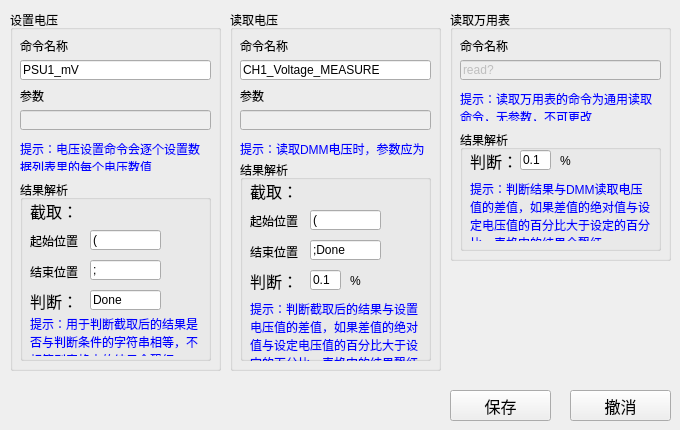
     <widget class="QWidget" name="TestRelevantCmd">
      <attribute name="title">
       <string>测试相关命令</string>
      </attribute>
      <widget class="QGroupBox" name="groupBox_7">
       <property name="geometry">
        <rect>
         <x>10</x>
         <y>10</y>
         <width>211</width>
         <height>361</height>
        </rect>
       </property>
       <property name="title">
        <string>设置电压</string>
       </property>
       <widget class="QLineEdit" name="lineEditCh1TestSetCmd">
        <property name="geometry">
         <rect>
          <x>10</x>
          <y>50</y>
          <width>191</width>
          <height>20</height>
         </rect>
        </property>
        <property name="text">
         <string>PSU1_mV</string>
        </property>
       </widget>
       <widget class="QLabel" name="label_32">
        <property name="geometry">
         <rect>
          <x>10</x>
          <y>30</y>
          <width>54</width>
          <height>12</height>
         </rect>
        </property>
        <property name="text">
         <string>命令名称</string>
        </property>
       </widget>
       <widget class="QLabel" name="label_33">
        <property name="geometry">
         <rect>
          <x>10</x>
          <y>80</y>
          <width>54</width>
          <height>12</height>
         </rect>
        </property>
        <property name="text">
         <string>参数</string>
        </property>
       </widget>
       <widget class="QLineEdit" name="lineEditCh1TestSetParam">
        <property name="enabled">
         <bool>false</bool>
        </property>
        <property name="geometry">
         <rect>
          <x>10</x>
          <y>100</y>
          <width>191</width>
          <height>20</height>
         </rect>
        </property>
       </widget>
       <widget class="QLabel" name="label_37">
        <property name="geometry">
         <rect>
          <x>10</x>
          <y>130</y>
          <width>191</width>
          <height>31</height>
         </rect>
        </property>
        <property name="styleSheet">
         <string notr="true">color: rgb(0, 0, 255);</string>
        </property>
        <property name="text">
         <string>提示：电压设置命令会逐个设置数据列表里的每个电压数值</string>
        </property>
        <property name="alignment">
         <set>Qt::AlignLeading|Qt::AlignLeft|Qt::AlignTop</set>
        </property>
        <property name="wordWrap">
         <bool>true</bool>
        </property>
       </widget>
       <widget class="QGroupBox" name="groupBox_8">
        <property name="geometry">
         <rect>
          <x>10</x>
          <y>170</y>
          <width>191</width>
          <height>181</height>
         </rect>
        </property>
        <property name="title">
         <string>结果解析</string>
        </property>
        <widget class="QLabel" name="label_38">
         <property name="geometry">
          <rect>
           <x>10</x>
           <y>20</y>
           <width>54</width>
           <height>21</height>
          </rect>
         </property>
         <property name="font">
          <font>
           <family>Arial Unicode MS</family>
           <pointsize>12</pointsize>
          </font>
         </property>
         <property name="text">
          <string>截取：</string>
         </property>
        </widget>
        <widget class="QLabel" name="label_39">
         <property name="geometry">
          <rect>
           <x>10</x>
           <y>50</y>
           <width>54</width>
           <height>21</height>
          </rect>
         </property>
         <property name="text">
          <string>起始位置</string>
         </property>
        </widget>
        <widget class="QLineEdit" name="lineEditCh1TestSetStart">
         <property name="geometry">
          <rect>
           <x>70</x>
           <y>50</y>
           <width>71</width>
           <height>20</height>
          </rect>
         </property>
         <property name="text">
          <string>(</string>
         </property>
        </widget>
        <widget class="QLabel" name="label_40">
         <property name="geometry">
          <rect>
           <x>10</x>
           <y>81</y>
           <width>54</width>
           <height>21</height>
          </rect>
         </property>
         <property name="text">
          <string>结束位置</string>
         </property>
        </widget>
        <widget class="QLineEdit" name="lineEditCh1TestSetEnd">
         <property name="geometry">
          <rect>
           <x>70</x>
           <y>80</y>
           <width>71</width>
           <height>20</height>
          </rect>
         </property>
         <property name="text">
          <string>;</string>
         </property>
        </widget>
        <widget class="QLabel" name="label_41">
         <property name="geometry">
          <rect>
           <x>10</x>
           <y>110</y>
           <width>54</width>
           <height>21</height>
          </rect>
         </property>
         <property name="font">
          <font>
           <family>Arial Unicode MS</family>
           <pointsize>12</pointsize>
          </font>
         </property>
         <property name="text">
          <string>判断：</string>
         </property>
        </widget>
        <widget class="QLineEdit" name="lineEditCh1TestSetJudge">
         <property name="geometry">
          <rect>
           <x>70</x>
           <y>110</y>
           <width>71</width>
           <height>20</height>
          </rect>
         </property>
         <property name="text">
          <string>Done</string>
         </property>
        </widget>
        <widget class="QLabel" name="label_42">
         <property name="geometry">
          <rect>
           <x>10</x>
           <y>135</y>
           <width>171</width>
           <height>41</height>
          </rect>
         </property>
         <property name="styleSheet">
          <string notr="true">color: rgb(0, 0, 255);</string>
         </property>
         <property name="text">
          <string>提示：用于判断截取后的结果是否与判断条件的字符串相等，不相等则表格中的结果会飘红</string>
         </property>
         <property name="alignment">
          <set>Qt::AlignLeading|Qt::AlignLeft|Qt::AlignTop</set>
         </property>
         <property name="wordWrap">
          <bool>true</bool>
         </property>
        </widget>
       </widget>
      </widget>
      <widget class="QGroupBox" name="groupBox_9">
       <property name="geometry">
        <rect>
         <x>230</x>
         <y>10</y>
         <width>211</width>
         <height>361</height>
        </rect>
       </property>
       <property name="title">
        <string>读取电压</string>
       </property>
       <widget class="QLabel" name="label_43">
        <property name="geometry">
         <rect>
          <x>10</x>
          <y>30</y>
          <width>54</width>
          <height>12</height>
         </rect>
        </property>
        <property name="text">
         <string>命令名称</string>
        </property>
       </widget>
       <widget class="QLineEdit" name="lineEditCh1TestDMMCmd">
        <property name="geometry">
         <rect>
          <x>10</x>
          <y>50</y>
          <width>191</width>
          <height>20</height>
         </rect>
        </property>
        <property name="text">
         <string>CH1_Voltage_MEASURE</string>
        </property>
       </widget>
       <widget class="QLabel" name="label_44">
        <property name="geometry">
         <rect>
          <x>10</x>
          <y>80</y>
          <width>54</width>
          <height>12</height>
         </rect>
        </property>
        <property name="text">
         <string>参数</string>
        </property>
       </widget>
       <widget class="QLineEdit" name="lineEditCh1TestDMMParam">
        <property name="enabled">
         <bool>false</bool>
        </property>
        <property name="geometry">
         <rect>
          <x>10</x>
          <y>100</y>
          <width>191</width>
          <height>20</height>
         </rect>
        </property>
       </widget>
       <widget class="QLabel" name="label_45">
        <property name="geometry">
         <rect>
          <x>10</x>
          <y>130</y>
          <width>191</width>
          <height>21</height>
         </rect>
        </property>
        <property name="styleSheet">
         <string notr="true">color: rgb(0, 0, 255);</string>
        </property>
        <property name="text">
         <string>提示：读取DMM电压时，参数应为空</string>
        </property>
        <property name="alignment">
         <set>Qt::AlignLeading|Qt::AlignLeft|Qt::AlignTop</set>
        </property>
        <property name="wordWrap">
         <bool>true</bool>
        </property>
       </widget>
       <widget class="QGroupBox" name="groupBox_10">
        <property name="geometry">
         <rect>
          <x>10</x>
          <y>150</y>
          <width>191</width>
          <height>201</height>
         </rect>
        </property>
        <property name="title">
         <string>结果解析</string>
        </property>
        <widget class="QLabel" name="label_46">
         <property name="geometry">
          <rect>
           <x>10</x>
           <y>20</y>
           <width>54</width>
           <height>21</height>
          </rect>
         </property>
         <property name="font">
          <font>
           <family>Arial Unicode MS</family>
           <pointsize>12</pointsize>
          </font>
         </property>
         <property name="text">
          <string>截取：</string>
         </property>
        </widget>
        <widget class="QLabel" name="label_47">
         <property name="geometry">
          <rect>
           <x>10</x>
           <y>50</y>
           <width>54</width>
           <height>21</height>
          </rect>
         </property>
         <property name="text">
          <string>起始位置</string>
         </property>
        </widget>
        <widget class="QLineEdit" name="lineEditCh1TestDMMStart">
         <property name="geometry">
          <rect>
           <x>70</x>
           <y>50</y>
           <width>71</width>
           <height>20</height>
          </rect>
         </property>
         <property name="text">
          <string>(</string>
         </property>
        </widget>
        <widget class="QLabel" name="label_48">
         <property name="geometry">
          <rect>
           <x>10</x>
           <y>81</y>
           <width>54</width>
           <height>21</height>
          </rect>
         </property>
         <property name="text">
          <string>结束位置</string>
         </property>
        </widget>
        <widget class="QLineEdit" name="lineEditCh1TestDMMEnd">
         <property name="geometry">
          <rect>
           <x>70</x>
           <y>80</y>
           <width>71</width>
           <height>20</height>
          </rect>
         </property>
         <property name="text">
          <string>;Done</string>
         </property>
        </widget>
        <widget class="QLabel" name="label_49">
         <property name="geometry">
          <rect>
           <x>10</x>
           <y>110</y>
           <width>54</width>
           <height>21</height>
          </rect>
         </property>
         <property name="font">
          <font>
           <family>Arial Unicode MS</family>
           <pointsize>12</pointsize>
          </font>
         </property>
         <property name="text">
          <string>判断：</string>
         </property>
        </widget>
        <widget class="QLineEdit" name="lineEditCh1TestDMMJudge">
         <property name="geometry">
          <rect>
           <x>70</x>
           <y>110</y>
           <width>31</width>
           <height>20</height>
          </rect>
         </property>
         <property name="text">
          <string>0.1</string>
         </property>
         <property name="placeholderText">
          <string/>
         </property>
        </widget>
        <widget class="QLabel" name="label_50">
         <property name="geometry">
          <rect>
           <x>110</x>
           <y>110</y>
           <width>21</width>
           <height>21</height>
          </rect>
         </property>
         <property name="text">
          <string>%</string>
         </property>
        </widget>
        <widget class="QLabel" name="label_51">
         <property name="geometry">
          <rect>
           <x>10</x>
           <y>140</y>
           <width>171</width>
           <height>61</height>
          </rect>
         </property>
         <property name="styleSheet">
          <string notr="true">color: rgb(0, 0, 255);</string>
         </property>
         <property name="text">
          <string>提示：判断截取后的结果与设置电压值的差值，如果差值的绝对值与设定电压值的百分比大于设定的百分比，表格中的结果飘红</string>
         </property>
         <property name="alignment">
          <set>Qt::AlignLeading|Qt::AlignLeft|Qt::AlignTop</set>
         </property>
         <property name="wordWrap">
          <bool>true</bool>
         </property>
        </widget>
       </widget>
      </widget>
      <widget class="QGroupBox" name="groupBox_11">
       <property name="geometry">
        <rect>
         <x>450</x>
         <y>10</y>
         <width>221</width>
         <height>251</height>
        </rect>
       </property>
       <property name="title">
        <string>读取万用表</string>
       </property>
       <widget class="QLabel" name="label_52">
        <property name="geometry">
         <rect>
          <x>10</x>
          <y>30</y>
          <width>54</width>
          <height>12</height>
         </rect>
        </property>
        <property name="text">
         <string>命令名称</string>
        </property>
       </widget>
       <widget class="QLineEdit" name="lineEditCh1TestMeterCmd">
        <property name="enabled">
         <bool>false</bool>
        </property>
        <property name="geometry">
         <rect>
          <x>10</x>
          <y>50</y>
          <width>201</width>
          <height>20</height>
         </rect>
        </property>
        <property name="text">
         <string>read?</string>
        </property>
       </widget>
       <widget class="QLabel" name="label_53">
        <property name="geometry">
         <rect>
          <x>10</x>
          <y>80</y>
          <width>201</width>
          <height>31</height>
         </rect>
        </property>
        <property name="styleSheet">
         <string notr="true">color: rgb(0, 0, 255);</string>
        </property>
        <property name="text">
         <string>提示：读取万用表的命令为通用读取命令，无参数，不可更改</string>
        </property>
        <property name="alignment">
         <set>Qt::AlignLeading|Qt::AlignLeft|Qt::AlignTop</set>
        </property>
        <property name="wordWrap">
         <bool>true</bool>
        </property>
       </widget>
       <widget class="QGroupBox" name="groupBox_12">
        <property name="geometry">
         <rect>
          <x>10</x>
          <y>120</y>
          <width>201</width>
          <height>121</height>
         </rect>
        </property>
        <property name="title">
         <string>结果解析</string>
        </property>
        <widget class="QLabel" name="label_54">
         <property name="geometry">
          <rect>
           <x>10</x>
           <y>20</y>
           <width>54</width>
           <height>21</height>
          </rect>
         </property>
         <property name="font">
          <font>
           <family>Arial Unicode MS</family>
           <pointsize>12</pointsize>
          </font>
         </property>
         <property name="text">
          <string>判断：</string>
         </property>
        </widget>
        <widget class="QLineEdit" name="lineEditCh1TestMeterJudge">
         <property name="geometry">
          <rect>
           <x>60</x>
           <y>20</y>
           <width>31</width>
           <height>20</height>
          </rect>
         </property>
         <property name="text">
          <string>0.1</string>
         </property>
         <property name="placeholderText">
          <string/>
         </property>
        </widget>
        <widget class="QLabel" name="label_55">
         <property name="geometry">
          <rect>
           <x>100</x>
           <y>20</y>
           <width>21</width>
           <height>21</height>
          </rect>
         </property>
         <property name="text">
          <string>%</string>
         </property>
        </widget>
        <widget class="QLabel" name="label_56">
         <property name="geometry">
          <rect>
           <x>10</x>
           <y>50</y>
           <width>181</width>
           <height>61</height>
          </rect>
         </property>
         <property name="styleSheet">
          <string notr="true">color: rgb(0, 0, 255);</string>
         </property>
         <property name="text">
          <string>提示：判断结果与DMM读取电压值的差值，如果差值的绝对值与设定电压值的百分比大于设定的百分比，表格中的结果会飘红</string>
         </property>
         <property name="alignment">
          <set>Qt::AlignLeading|Qt::AlignLeft|Qt::AlignTop</set>
         </property>
         <property name="wordWrap">
          <bool>true</bool>
         </property>
        </widget>
       </widget>
      </widget>
      <widget class="QPushButton" name="pushBtnCh1TestSave">
       <property name="geometry">
        <rect>
         <x>450</x>
         <y>390</y>
         <width>101</width>
         <height>31</height>
        </rect>
       </property>
       <property name="font">
        <font>
         <family>楷体</family>
         <pointsize>12</pointsize>
        </font>
       </property>
       <property name="text">
        <string>保存</string>
       </property>
      </widget>
      <widget class="QPushButton" name="pushBtnCh1TestUndo">
       <property name="geometry">
        <rect>
         <x>570</x>
         <y>390</y>
         <width>101</width>
         <height>31</height>
        </rect>
       </property>
       <property name="font">
        <font>
         <family>楷体</family>
         <pointsize>12</pointsize>
        </font>
       </property>
       <property name="text">
        <string>撤消</string>
       </property>
      </widget>
     </widget>
